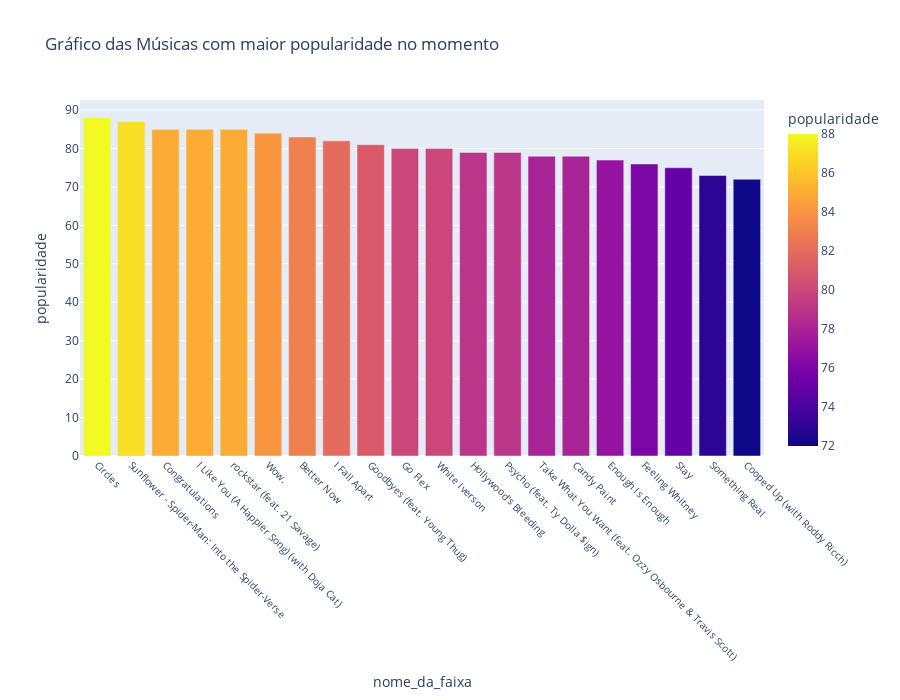

The cell this chart's notebook holds for it:
### Code cell
fig = px.bar(musicas_populares, x='nome_da_faixa', y='popularidade', color='popularidade',
             title='Gráfico das Músicas com maior popularidade no momento',
            hover_data=['nome_do_album'])
fig.update_xaxes(tickangle=45, tickfont=dict(size=10))  # Rotacionar os nomes das faixas e diminuir o tamanho da fonte
fig.update_layout(height=700)  # Aumentar o tamanho do gráfico no eixo y
fig.show()

### Figure 1 — Plotly figure (JSON) as saved in the notebook; plotly's stock layout.template omitted (floating-point values rounded to 4 significant figures)
{"data": [{"alignmentgroup": "True", "customdata": [["Hollywood's Bleeding"], ["Hollywood's Bleeding"], ["Stoney (Deluxe)"], ["Twelve Carat Toothache"], ["beerbongs & bentleys"], ["Hollywood's Bleeding"], ["beerbongs & bentleys"], ["Stoney (Deluxe)"], ["Hollywood's Bleeding"], ["Stoney (Deluxe)"], ["Stoney (Deluxe)"], ["Hollywood's Bleeding"], ["beerbongs & bentleys"], ["Hollywood's Bleeding"], ["beerbongs & bentleys"], ["AUSTIN"], ["Stoney (Deluxe)"], ["beerbongs & bentleys"], ["AUSTIN"], ["Twelve Carat Toothache"]], "hovertemplate": "nome_da_faixa=%{x}<br>popularidade=%{marker.color}<br>nome_do_album=%{customdata[0]}<extra></extra>", "legendgroup": "", "marker": {"color": [88, 87, 85, 85, 85, 84, 83, 82, 81, 80, 80, 79, 79, 78, 78, 77, 76, 75, 73, 72], "coloraxis": "coloraxis", "pattern": {"shape": ""}}, "name": "", "offsetgroup": "", "orientation": "v", "showlegend": false, "textposition": "auto", "type": "bar", "x": ["Circles", "Sunflower - Spider-Man: Into the Spider-Verse", "Congratulations", "I Like You (A Happier Song) (with Doja Cat)", "rockstar (feat. 21 Savage)", "Wow.", "Better Now", "I Fall Apart", "Goodbyes (feat. Young Thug)", "Go Flex", "White Iverson", "Hollywood's Bleeding", "Psycho (feat. Ty Dolla $ign)", "Take What You Want (feat. Ozzy Osbourne & Travis Scott)", "Candy Paint", "Enough Is Enough", "Feeling Whitney", "Stay", "Something Real", "Cooped Up (with Roddy Ricch)"], "xaxis": "x", "y": [88, 87, 85, 85, 85, 84, 83, 82, 81, 80, 80, 79, 79, 78, 78, 77, 76, 75, 73, 72], "yaxis": "y"}], "layout": {"barmode": "relative", "coloraxis": {"colorbar": {"title": {"text": "popularidade"}}, "colorscale": [[0, "#0d0887"], [0.1111, "#46039f"], [0.2222, "#7201a8"], [0.3333, "#9c179e"], [0.4444, "#bd3786"], [0.5556, "#d8576b"], [0.6667, "#ed7953"], [0.7778, "#fb9f3a"], [0.8889, "#fdca26"], [1, "#f0f921"]]}, "height": 700, "legend": {"tracegroupgap": 0}, "title": {"text": "Gráfico das Músicas com maior popularidade no momento"}, "xaxis": {"anchor": "y", "domain": [0, 1], "tickangle": 45, "tickfont": {"size": 10}, "title": {"text": "nome_da_faixa"}}, "yaxis": {"anchor": "x", "domain": [0, 1], "title": {"text": "popularidade"}}}}
